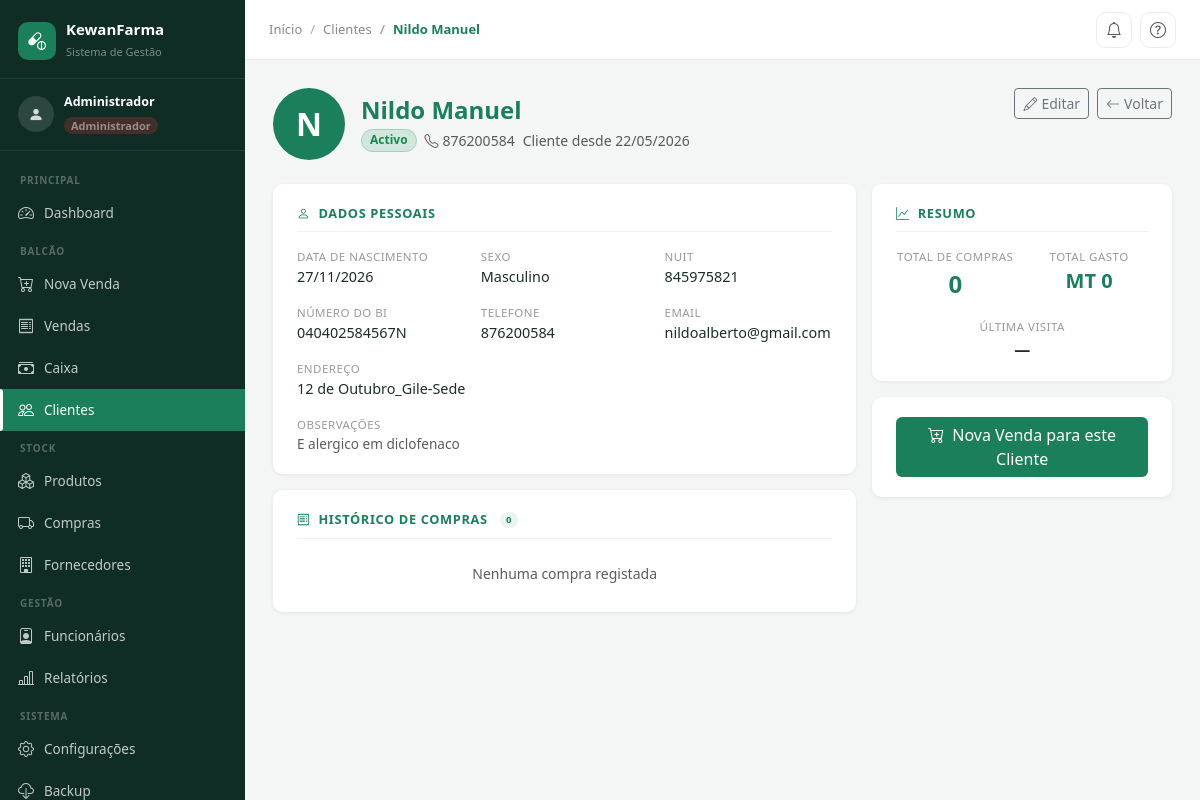
Page /clientes/1 (signed in) on the committed database.
### tables this page shows
CREATE TABLE `clientes` (
  `id` int(10) unsigned NOT NULL AUTO_INCREMENT,
  `nome` varchar(150) NOT NULL,
  `nuit` varchar(20) DEFAULT NULL,
  `bi` varchar(20) DEFAULT NULL,
  `telefone` varchar(20) DEFAULT NULL,
  `email` varchar(180) DEFAULT NULL,
  `endereco` varchar(255) DEFAULT NULL,
  `data_nascimento` date DEFAULT NULL,
  `sexo` enum('M','F','outro') DEFAULT NULL,
  `observacoes` text DEFAULT NULL,
  `ativo` tinyint(1) NOT NULL DEFAULT 1,
  `criado_em` timestamp NOT NULL DEFAULT current_timestamp(),
  `actualizado_em` timestamp NOT NULL DEFAULT current_timestamp() ON UPDATE current_timestamp(),
  PRIMARY KEY (`id`),
  UNIQUE KEY `uq_clientes_nuit` (`nuit`),
  KEY `idx_clientes_nome` (`nome`),
  KEY `idx_clientes_telefone` (`telefone`),
  KEY `idx_clientes_ativo` (`ativo`)
);

### app/Controllers/ClienteController.php (called while the page is built, shortened)
<?php
class ClienteController
{
    private Cliente $model;
    public function __construct()
    {
        $this->model = new Cliente();
    }
    public function show(string $id): void
    {
        $cliente = $this->model->findComHistorico((int) $id);
        $vendas   = $this->model->vendas((int) $id, 15);
        $favoritos = $this->model->produtosFavoritos((int) $id, 5);
        View::render('clientes.show', [
            'titulo'     => $cliente['nome'],
            'activePage' => 'clientes',
            'breadcrumb' => ['Clientes' => '/clientes', $cliente['nome'] => null],
            'cliente'    => $cliente,
            'vendas'     => $vendas,
            'favoritos'  => $favoritos,
            'flash_sucesso' => $_SESSION['flash_sucesso'] ?? null,
            'flash_erro'    => $_SESSION['flash_erro']    ?? null,
        ]);
    }
}

### core/App.php (called while the page is built, shortened)
<?php
class App {
    public static function run(): void {
        $router = new Router();
        $url    = $_GET['url'] ?? '/';
        $method = $_SERVER['REQUEST_METHOD'];
        $router->dispatch('/' . trim($url, '/'), $method);
    }
}

### public/index.php (called while the page is built, shortened)
<?php
\Core\App::run();

### core/Database.php (called while the page is built, shortened)
<?php
class Database {
    private static ?PDO $instance = null;
    public static function getInstance(): PDO {
        if (self::$instance === null) {
            $dsn = sprintf(
                'mysql:host=%s;port=%s;dbname=%s;charset=utf8mb4',
                $_ENV['DB_HOST'], $_ENV['DB_PORT'], $_ENV['DB_NAME']
            );
            try {
                self::$instance = new PDO($dsn, $_ENV['DB_USER'], $_ENV['DB_PASS'], [
                    PDO::ATTR_ERRMODE            => PDO::ERRMODE_EXCEPTION,
                    PDO::ATTR_DEFAULT_FETCH_MODE => PDO::FETCH_ASSOC,
                    PDO::ATTR_EMULATE_PREPARES   => false,
                ]);
            } catch (PDOException $e) {
                error_log('DB Error: ' . $e->getMessage());
                die(json_encode(['erro' => 'Falha na ligação ao banco de dados.']));
            }
        }
        return self::$instance;
    }
}

### core/BaseModel.php (called while the page is built, shortened)
<?php
abstract class BaseModel {
    public function __construct() {
        $this->db = Database::getInstance();
    }
}

### app/Models/Cliente.php (called while the page is built, shortened)
<?php
class Cliente extends BaseModel
{
    public function findComHistorico(int $id): ?array
    {
        $stmt = $this->db->prepare("
            SELECT c.*,
                COUNT(v.id)      AS total_compras,
                SUM(v.total)     AS total_gasto,
                MAX(v.criado_em) AS ultima_compra
            FROM clientes c
            LEFT JOIN vendas v ON v.cliente_id = c.id AND v.status = 'concluida'
            WHERE c.id = :id
            GROUP BY c.id
        ");
        $stmt->execute(['id' => $id]);
        return $stmt->fetch() ?: null;
    }
    public function vendas(int $clienteId, int $limit = 20): array
    {
        $stmt = $this->db->prepare("
            SELECT v.id, v.numero_venda, v.total, v.forma_pagamento,
                v.status, v.criado_em, u.nome AS atendido_por,
                COUNT(iv.id) AS total_itens
            FROM vendas v
            LEFT JOIN usuarios u     ON u.id = v.usuario_id
            LEFT JOIN itens_venda iv ON iv.venda_id = v.id
            WHERE v.cliente_id = :id
            GROUP BY v.id
            ORDER BY v.criado_em DESC
            LIMIT $limit
        ");
        $stmt->execute(['id' => $clienteId]);
        return $stmt->fetchAll();
    }
}

### app/Views/clientes/show.php (the view, shortened to what this page needs)
<?php
$APP = $_ENV['APP_URL'] ?? '';
$c   = $cliente;
?>
<div class="d-flex align-items-start justify-content-between mb-4 flex-wrap gap-2">
  <div class="d-flex gap-3 align-items-center">
    <div class="avatar-lg"><?= mb_strtoupper(mb_substr($c['nome'], 0, 1)) ?></div>
    <div>
      <h1 class="h4 fw-bold mb-1" style="color:var(--kf-primary)"><?= htmlspecialchars($c['nome']) ?></h1>
      <div class="d-flex gap-2 flex-wrap align-items-center">
        <?php if ($c['ativo']): ?>
        <span class="badge bg-success-subtle text-success border border-success-subtle rounded-pill px-2">Activo</span>
        <?php else: ?>
        <span class="badge bg-secondary-subtle text-secondary border border-secondary-subtle rounded-pill px-2">Inactivo</span>
        <?php endif; ?>
        <?php if ($c['telefone']): ?>
        <span class="text-muted small"><i class="bi bi-telephone me-1"></i><?= htmlspecialchars($c['telefone']) ?></span>
        <?php endif; ?>
        <span class="text-muted small">Cliente desde <?= date('d/m/Y', strtotime($c['criado_em'])) ?></span>
      </div>
    </div>
  </div>
  <div class="d-flex gap-2">
    <a href="<?= $APP ?>/clientes/<?= $c['id'] ?>/editar" class="btn btn-sm btn-outline-secondary">
      <i class="bi bi-pencil me-1"></i>Editar
    </a>
    <a href="<?= $APP ?>/clientes" class="btn btn-sm btn-outline-secondary">
      <i class="bi bi-arrow-left me-1"></i>Voltar
    </a>
  </div>
</div>
<div class="row g-0">
  <div class="col-12 col-xl-8 pe-xl-3">
    <div class="ficha-section">
      <div class="ficha-section-title"><i class="bi bi-person"></i> Dados Pessoais</div>
      <div class="row g-3">
        <div class="col-sm-4">
          <div class="dado-label">Data de nascimento</div>
          <div class="dado-valor"><?= $c['data_nascimento'] ? date('d/m/Y', strtotime($c['data_nascimento'])) : '—' ?></div>
        </div>
        <div class="col-sm-4">
          <div class="dado-label">Sexo</div>
          <div class="dado-valor"><?= match($c['sexo'] ?? '') { 'M'=>'Masculino','F'=>'Feminino',default=>'—' } ?></div>
        </div>
        <div class="col-sm-4">
          <div class="dado-label">NUIT</div>
          <div class="dado-valor"><?= htmlspecialchars($c['nuit'] ?? '—') ?></div>
        </div>
        <div class="col-sm-4">
          <div class="dado-label">Número do BI</div>
          <div class="dado-valor"><?= htmlspecialchars($c['bi'] ?? '—') ?></div>
        </div>
        <div class="col-sm-4">
          <div class="dado-label">Telefone</div>
          <div class="dado-valor"><?= htmlspecialchars($c['telefone'] ?? '—') ?></div>
        </div>
        <div class="col-sm-4">
          <div class="dado-label">Email</div>
          <div class="dado-valor"><?= htmlspecialchars($c['email'] ?? '—') ?></div>
        </div>
        <?php if ($c['endereco']): ?>
        <div class="col-12">
          <div class="dado-label">Endereço</div>
          <div class="dado-valor"><?= htmlspecialchars($c['endereco']) ?></div>
        </div>
        <?php endif; ?>
        <?php if ($c['observacoes']): ?>
        <div class="col-12">
          <div class="dado-label">Observações</div>
          <div class="dado-valor text-muted" style="font-size:.85rem"><?= nl2br(htmlspecialchars($c['observacoes'])) ?></div>
        </div>
        <?php endif; ?>
      </div>
    </div>
    <div class="ficha-section">
      <div class="ficha-section-title">
        <i class="bi bi-receipt"></i> Histórico de Compras
        <span class="badge rounded-pill ms-1" style="background:var(--kf-primary-light);color:var(--kf-primary)">
          <?= count($vendas) ?>
        </span>
      </div>
      <?php if (empty($vendas)): ?>
      <p class="text-muted small text-center py-2 mb-0">Nenhuma compra registada</p>
      <?php endif; ?>
    </div>
  </div>
  <div class="col-12 col-xl-4">
    <div class="ficha-section">
      <div class="ficha-section-title"><i class="bi bi-graph-up"></i> Resumo</div>
      <div class="row g-3 text-center">
        <div class="col-6">
          <div class="dado-label">Total de compras</div>
          <div class="fw-bold fs-4" style="color:var(--kf-primary)"><?= (int)$c['total_compras'] ?></div>
        </div>
        <div class="col-6">
          <div class="dado-label">Total gasto</div>
          <div class="fw-bold fs-5" style="color:var(--kf-primary)">
            MT <?= number_format((float)($c['total_gasto'] ?? 0), 0, ',', '.') ?>
          </div>
        </div>
        <div class="col-12">
          <div class="dado-label">Última visita</div>
          <div class="fw-semibold">
            <?= $c['ultima_compra'] ? date('d/m/Y', strtotime($c['ultima_compra'])) : '—' ?>
          </div>
        </div>
      </div>
    </div>
    <div class="ficha-section text-center">
      <a href="<?= $APP ?>/vendas/nova?cliente_id=<?= $c['id'] ?>"
         class="btn w-100" style="background:var(--kf-primary);color:#fff;border:none">
        <i class="bi bi-cart-plus me-2"></i>Nova Venda para este Cliente
      </a>
    </div>
  </div>
</div>

### core/Router.php (shortened to what this page needs)
<?php
class Router {
    private array $routes = [];
    public function get(string $path, array $action): void {
        $this->routes['GET'][$path] = $action;
    }
    public function post(string $path, array $action): void {
        $this->routes['POST'][$path] = $action;
    }
    public function dispatch(string $url, string $method): void {
        $url    = rtrim($url, '/') ?: '/';
        $method = strtoupper($method);
        foreach ($this->routes[$method] ?? [] as $pattern => $action) {
            $regex = preg_replace('/\{(\w+)\}/', '(?P<$1>[^/]+)', $pattern);
            if (preg_match('#^' . $regex . '$#', $url, $matches)) {
                $params = array_filter($matches, 'is_string', ARRAY_FILTER_USE_KEY);
                [$controllerName, $methodName] = $action;
                (new $class)->{$methodName}(...array_values($params));
                return;
            }
        }
    }
}

### app/Views/layouts/base.php (style rules this page uses)
:root { --kf-primary: #1a7f5a; --kf-primary-dark: #0d5c41; --kf-primary-light: #e8f5f0; --kf-sidebar-bg: #0f2d24; --kf-sidebar-hover: #1a4a35; --kf-sidebar-active:#1a7f5a; --kf-sidebar-text: rgba(255,255,255,.75); --kf-sidebar-width: 245px; --kf-header-h: 60px; }
*, *::before, *::after { box-sizing: border-box; margin: 0; padding: 0; }
body { font-family: 'Segoe UI', system-ui, sans-serif; background: #f4f6f5; color: #1a2e27; min-height: 100vh; }

### app/Views/clientes/show.php (style rules this page uses)
.ficha-section { background:#fff; border-radius:10px; padding:1.25rem 1.5rem; margin-bottom:1rem; box-shadow:0 1px 4px rgba(0,0,0,.07); }
.ficha-section-title { font-weight:600; font-size:.8rem; text-transform:uppercase; letter-spacing:.05em; color:var(--kf-primary); border-bottom:1px solid var(--kf-primary-light); padding-bottom:.5rem; margin-bottom:1rem; display:flex; align-items:center; gap:.5rem; }
.dado-label { font-size:.72rem; text-transform:uppercase; letter-spacing:.04em; color:#999; font-weight:500; margin-bottom:1px; }
.dado-valor { font-size:.9rem; color:#1a2e27; }
.avatar-lg { width:72px; height:72px; border-radius:50%; background:var(--kf-primary); display:flex; align-items:center; justify-content:center; font-size:2rem; color:#fff; font-weight:700; flex-shrink:0; }

### rows in the picture
clientes: nome "N", nome "Nildo Manuel", telefone "876200584", criado_em "22/05/2026", data_nascimento "27/11/2026", sexo "Masculino", nuit "845975821", bi "040402584567N", email "nildoalberto@gmail.com", endereco "12 de Outubro_Gile-Sede", observacoes "E alergico em diclofenaco"

### other values in the picture
$label "Clientes"
$label "Nildo Manuel"
count($vendas) "0"
$c['total_compras'] "0"
$c['total_gasto'] "0"
